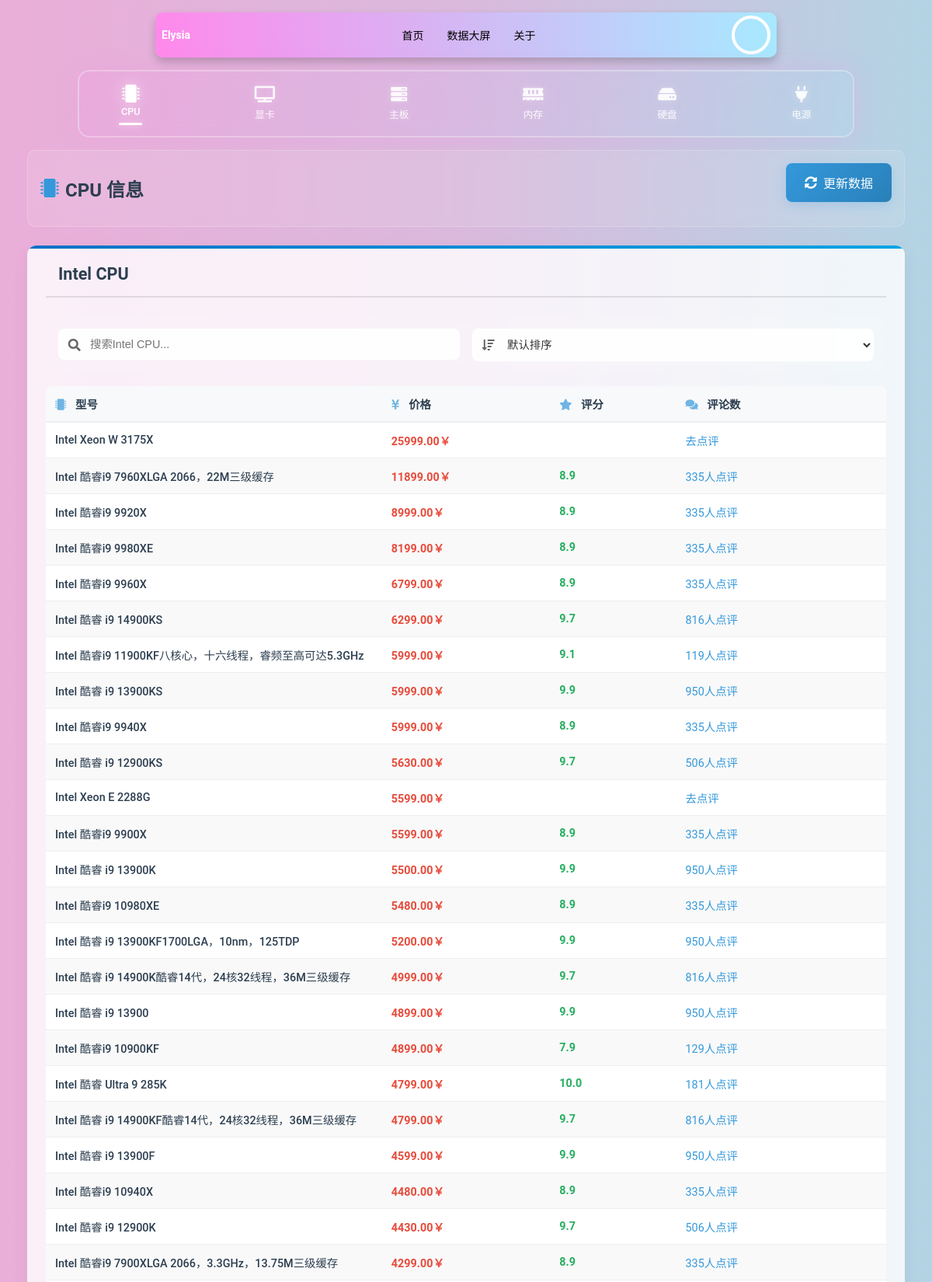
Screenshot of /CPU/ (signed in, upper part) with the database file from the repository.
### PAC/models.py (models this page shows, shortened)
class CPU(models.Model):
    name = models.CharField(max_length=200, verbose_name='CPU名称')
    price = models.DecimalField(
        max_digits=10,
        decimal_places=2,
        verbose_name='价格',
        null=True,
        blank=True,
        validators=[MinValueValidator(0)]
    )
    score = models.CharField(max_length=50, verbose_name='评分')
    comments = models.CharField(max_length=50, verbose_name='评论数')
    created_at = models.DateTimeField(auto_now_add=True, verbose_name='爬取时间')
    brand = models.CharField(max_length=50, verbose_name='品牌', blank=True)
    series = models.CharField(max_length=50, verbose_name='系列', blank=True)
    class Meta:
        verbose_name = 'CPU'
        verbose_name_plural = 'CPU列表'
        ordering = ['-created_at']

### PAC/views.py (the view, shortened to what this page needs)
# urls.py: path("CPU/", cpu_view, name='cpu'),
@login_required(login_url='/login/')
def cpu_view(request):
    cpu_list = CPU.objects.exclude(price__isnull=True).order_by('-price')
    brands = {
        'Intel': [],
        'AMD': []
    }
    for cpu in cpu_list:
        if cpu.price:
            cpu.price = mark_safe(f"{cpu.price}￥")
        if 'Intel' in cpu.name:
            brands['Intel'].append(cpu)
        elif 'AMD' in cpu.name:
            brands['AMD'].append(cpu)
    context = {
        'cpu_list': cpu_list,
        'brands': brands
    }
    return render(request, 'CPU.html', context)

### templates/CPU.html (shortened to what this page needs)
{% extends 'hardware_base.html' %}
{% block hardware_content %}
<div class="cpu-container">
    <div class="header-section">
        <h1 class="hardware-title">
            <i class="fas fa-microchip"></i>
            CPU 信息
        </h1>
        <form method="POST" class="update-form">
            <button type="submit" class="update-button" onclick="showLoading()">
                <i class="fas fa-sync-alt"></i>
                更新数据
            </button>
        </form>
    </div>
    <div class="brands-container">
        <div class="brands-grid">
            {% for brand, cpus in brands.items %}
            <div class="brand-section {% if brand == 'Intel' %}intel-section{% else %}amd-section{% endif %}">
                <div class="brand-header">
                    <h2>{{ brand }} CPU</h2>
                </div>
                {% if cpus %}
                <div class="filter-section">
                    <div class="search-wrapper">
                        <i class="fas fa-search search-icon"></i>
                        <input type="text" class="search-input" placeholder="搜索{{ brand }} CPU...">
                    </div>
                    <div class="sort-wrapper">
                        <i class="fas fa-sort-amount-down sort-icon"></i>
                        <select class="sort-select">
                            <option value="default">默认排序</option>
                        </select>
                    </div>
                </div>
                <div class="table-responsive">
                    <table class="hardware-table">
                        <thead>
                            <tr>
                                <th><i class="fas fa-microchip"></i> 型号</th>
                                <th><i class="fas fa-yen-sign"></i> 价格</th>
                                <th><i class="fas fa-star"></i> 评分</th>
                                <th><i class="fas fa-comments"></i> 评论数</th>
                            </tr>
                        </thead>
                        <tbody>
                            {% for cpu in cpus %}
                            <tr class="cpu-row">
                                <td class="model-cell">{{ cpu.name }}</td>
                                <td class="price-cell">{{ cpu.price }}</td>
                                <td class="score-cell">{{ cpu.score }}</td>
                                <td class="comments-cell">{{ cpu.comments }}</td>
                            </tr>
                            {% endfor %}
                        </tbody>
                    </table>
                </div>
                {% else %}
                <div class="no-data">暂无 {{ brand }} CPU 数据</div>
                {% endif %}
            </div>
            {% endfor %}
        </div>
    </div>
</div>
{% endblock %}

### static/css/base.css (style rules this page uses)
*, *::before, *::after { box-sizing: border-box; }
body, h1, h2, h3, h4, h5, h6, p, ul, ol, li { margin: 0; padding: 0; }
body { font-family: 'Roboto', sans-serif; background: linear-gradient(to right, #eaaed9, #dab9dd,#b3d4e4); margin: 0; padding: 0; min-height: 100vh; }
h1 { text-align: center; margin-top: 1em; color: #ffffff; }

### static/css/hardware.css (style rules this page uses)
.header-section { display: flex; justify-content: space-between; align-items: center; margin-bottom: 1.5rem; padding: 1.5rem; background: linear-gradient(135deg, rgba(255,255,255,0.1) 0%, rgba(255,255,255,0.2) 100%); border-radius: 12px; backdrop-filter: blur(10px); border: 1px solid rgba(255,255,255,0.2); }
.hardware-title { font-size: 1.8rem; color: #fff; margin: 0; display: flex; align-items: center; gap: 0.8rem; }
.filter-section { display: flex; gap: 1rem; margin-bottom: 1.5rem; padding: 1rem; background: rgba(255, 255, 255, 0.1); border-radius: 10px; backdrop-filter: blur(10px); }
.table-responsive { overflow-x: auto; -webkit-overflow-scrolling: touch; }
.hardware-table { width: 100%; border-collapse: separate; border-spacing: 0; min-width: 800px; }
.hardware-table th { background: linear-gradient(135deg, rgba(255, 137, 235, 0.1), rgba(167, 233, 255, 0.1)); padding: 1rem; font-weight: 600; color: #333; text-align: left; border-bottom: 2px solid rgba(0, 0, 0, 0.1); }
.hardware-table td { padding: 1rem; border-bottom: 1px solid rgba(0, 0, 0, 0.05); }
.model-cell { width: 40%; }
.price-cell { width: 20%; text-align: right; }
.score-cell { width: 15%; text-align: center; }
.comments-cell { width: 25%; text-align: center; }
.hardware-table th i { margin-right: 0.5rem; opacity: 0.7; }

### templates/CPU.html (style rules this page uses)
.cpu-container { animation: fadeIn 0.5s ease-in-out; width: 100%; max-width: 1800px; margin: 0 auto; padding: 0 20px; }
.brands-grid { display: grid; grid-template-columns: repeat(2, 1fr); gap: 2rem; width: 100%; }
.header-section { display: flex; justify-content: space-between; align-items: center; flex-wrap: wrap; gap: 1rem; margin-bottom: 1.5rem; }
.hardware-title { font-size: clamp(1.2rem, 2vw, 1.8rem); color: #2c3e50; margin: 0; display: flex; align-items: center; gap: 0.5rem; }
.hardware-title i { color: #3498db; }
.update-button { background: linear-gradient(135deg, #3498db, #2980b9); color: white; border: none; padding: 0.8rem 1.5rem; border-radius: 8px; cursor: pointer; display: flex; align-items: center; gap: 0.5rem; transition: all 0.3s ease; box-shadow: 0 4px 15px rgba(52, 152, 219, 0.2); font-size: clamp(0.8rem, 1.5vw, 1rem); }
.brand-section { background: rgba(255, 255, 255, 0.8); border-radius: 12px; padding: 1.5rem; box-shadow: 0 8px 25px rgba(0, 0, 0, 0.05); transition: transform 0.3s ease; height: 100%; position: relative; overflow: hidden; }
.brand-header { display: flex; align-items: center; gap: 1rem; margin-bottom: 1.5rem; padding-bottom: 1rem; border-bottom: 2px solid rgba(0, 0, 0, 0.1); }
.brand-header h2 { margin: 0; font-size: clamp(1.1rem, 1.8vw, 1.5rem); color: #2c3e50; }
.intel-section::before { content: ''; position: absolute; top: 0; left: 0; width: 100%; height: 4px; background: linear-gradient(90deg, #0071C5, #00A4E4); }
.table-responsive { overflow-x: auto; -webkit-overflow-scrolling: touch; }
.hardware-table { width: 100%; border-collapse: separate; border-spacing: 0; background: white; border-radius: 8px; overflow: hidden; font-size: clamp(0.75rem, 1.3vw, 0.9rem); }
.hardware-table th { background: #f8f9fa; padding: clamp(0.5rem, 1vw, 1rem); font-weight: 600; color: #2c3e50; text-align: left; border-bottom: 2px solid #eee; white-space: nowrap; }
.hardware-table th i { margin-right: 0.5rem; color: #3498db; }
.cpu-row { transition: background-color 0.3s ease; }
.hardware-table td { padding: clamp(0.5rem, 1vw, 1rem); border-bottom: 1px solid #eee; }
.model-cell { font-weight: 500; color: #2c3e50; }
.price-cell { color: #e74c3c; font-weight: 600; }
.score-cell { color: #27ae60; font-weight: 600; }
.comments-cell { color: #3498db; }
@media (max-width: 1200px) { .brands-grid { grid-template-columns: 1fr; } }

### rows the page displays
CPU: name "Intel Xeon W 3175X", price "25999.00￥", comments "去点评"
CPU: name "Intel 酷睿i9 7960XLGA 2066，22M三级缓存", price "11899.00￥", score "8.9", comments "335人点评"
CPU: name "Intel 酷睿i9 9920X", price "8999.00￥", score "8.9", comments "335人点评"
CPU: name "Intel 酷睿i9 9980XE", price "8199.00￥", score "8.9", comments "335人点评"
CPU: name "Intel 酷睿i9 9960X", price "6799.00￥", score "8.9", comments "335人点评"
CPU: name "Intel 酷睿 i9 14900KS", price "6299.00￥", score "9.7", comments "816人点评"
CPU: name "Intel 酷睿i9 11900KF八核心，十六线程，睿频至高可达5.3GHz", price "5999.00￥", score "9.1", comments "119人点评"
CPU: name "Intel 酷睿 i9 13900KS", price "5999.00￥", score "9.9", comments "950人点评"
CPU: name "Intel 酷睿i9 9940X", price "5999.00￥", score "8.9", comments "335人点评"
CPU: name "Intel 酷睿 i9 12900KS", price "5630.00￥", score "9.7", comments "506人点评"
CPU: name "Intel Xeon E 2288G", price "5599.00￥", comments "去点评"
CPU: name "Intel 酷睿i9 9900X", price "5599.00￥", score "8.9", comments "335人点评"
CPU: name "Intel 酷睿 i9 13900K", price "5500.00￥", score "9.9", comments "950人点评"
CPU: name "Intel 酷睿i9 10980XE", price "5480.00￥", score "8.9", comments "335人点评"
CPU: name "Intel 酷睿 i9 13900KF1700LGA，10nm，125TDP", price "5200.00￥", score "9.9", comments "950人点评"
CPU: name "Intel 酷睿 i9 14900K酷睿14代，24核32线程，36M三级缓存", price "4999.00￥", score "9.7", comments "816人点评"
CPU: name "Intel 酷睿 i9 13900", price "4899.00￥", score "9.9", comments "950人点评"
CPU: name "Intel 酷睿i9 10900KF", price "4899.00￥", score "7.9", comments "129人点评"
CPU: name "Intel 酷睿 Ultra 9 285K", price "4799.00￥", score "10.0", comments "181人点评"
CPU: name "Intel 酷睿 i9 14900KF酷睿14代，24核32线程，36M三级缓存", price "4799.00￥", score "9.7", comments "816人点评"
CPU: name "Intel 酷睿 i9 13900F", price "4599.00￥", score "9.9", comments "950人点评"
CPU: name "Intel 酷睿i9 10940X", price "4480.00￥", score "8.9", comments "335人点评"
CPU: name "Intel 酷睿 i9 12900K", price "4430.00￥", score "9.7", comments "506人点评"
CPU: name "Intel 酷睿i9 7900XLGA 2066，3.3GHz，13.75M三级缓存", price "4299.00￥", score "8.9", comments "335人点评"

### other values shown
{{ brand }} "Intel"
